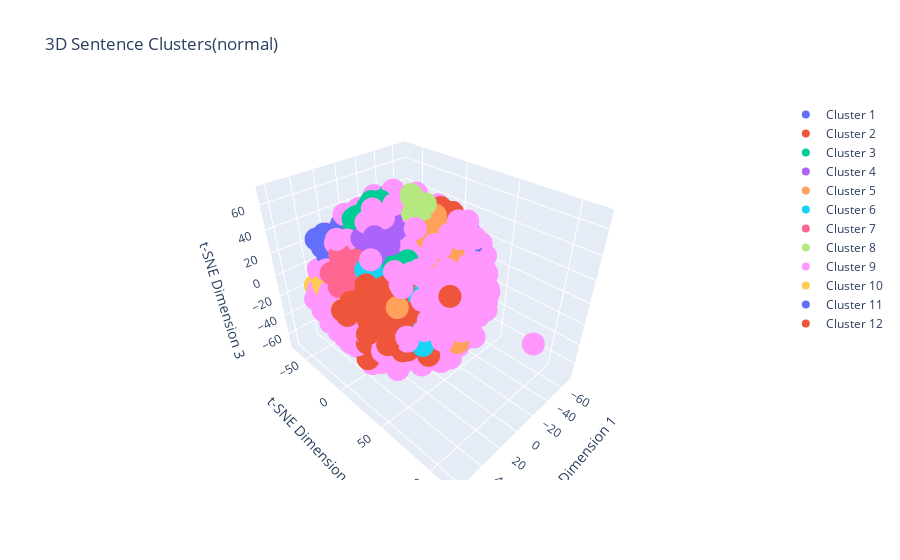

The cell this chart's notebook holds for it:
### Code cell
import plotly.graph_objects as go

# Perform t-SNE dimensionality reduction for 3D visualization
perplexity_value = min(30, len(word_vectors) - 1)
tsne_3d = TSNE(n_components=3,perplexity=perplexity_value, random_state=0)
reduced_vectors_3d = tsne_3d.fit_transform(word_vectors)

# 3D Scatter plot
fig = go.Figure()

for i in range(num_clusters):
    indices = labels == i
    fig.add_trace(go.Scatter3d(
        x=reduced_vectors_3d[indices, 0],
        y=reduced_vectors_3d[indices, 1],
        z=reduced_vectors_3d[indices, 2],
        mode='markers',
        name=f'Cluster {i+1}'
    ))

fig.update_layout(title='3D Sentence Clusters(normal)',
                  scene=dict(xaxis_title='t-SNE Dimension 1',
                             yaxis_title='t-SNE Dimension 2',
                             zaxis_title='t-SNE Dimension 3'))
fig.show()
